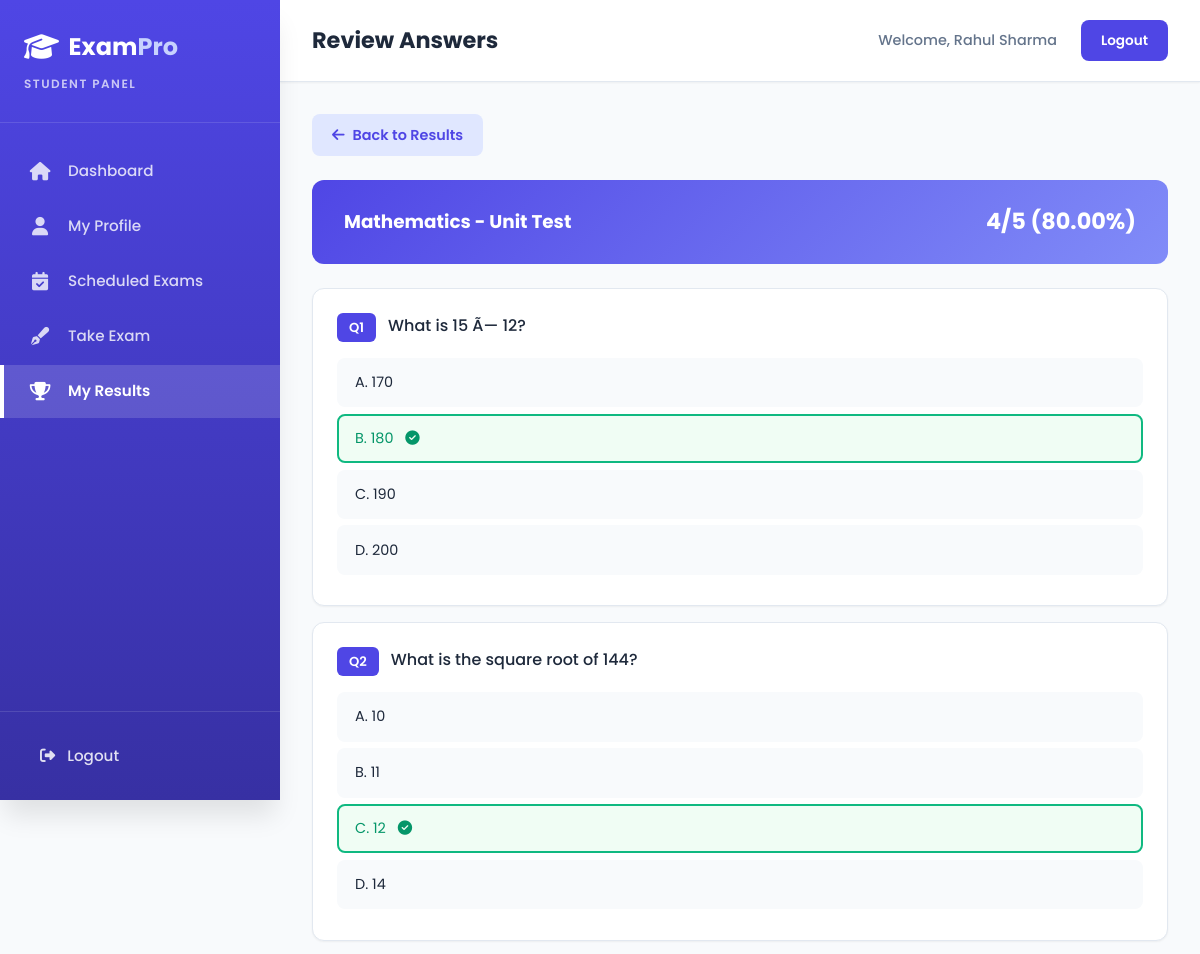
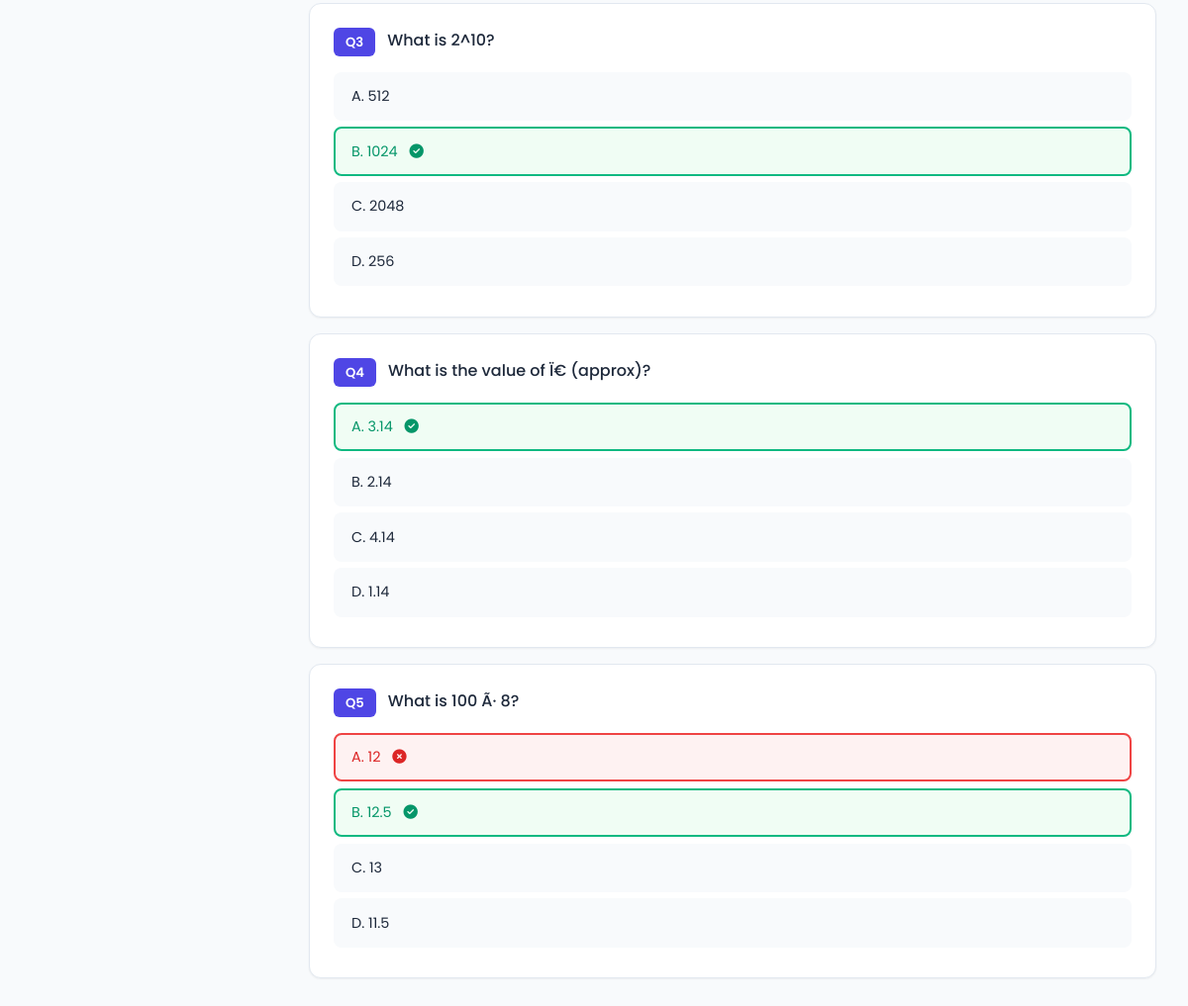
The page /pages/review-answers.php?se_id=1 (signed in) on the database its author committed (2 pictures, top to bottom).
### tables this page shows
CREATE TABLE IF NOT EXISTS student_exams (
    id INT AUTO_INCREMENT PRIMARY KEY,
    student_id INT NOT NULL,
    exam_id INT NOT NULL,
    score INT DEFAULT 0,
    total INT DEFAULT 0,
    percentage DECIMAL(5,2) DEFAULT 0.00,
    submitted_at TIMESTAMP DEFAULT CURRENT_TIMESTAMP,
    FOREIGN KEY (student_id) REFERENCES students(id) ON DELETE CASCADE,
    FOREIGN KEY (exam_id) REFERENCES exams(id) ON DELETE CASCADE
);

CREATE TABLE IF NOT EXISTS exams (
    id INT AUTO_INCREMENT PRIMARY KEY,
    teacher_id INT NULL,
    class_id INT NULL,
    title VARCHAR(200) NOT NULL,
    subject VARCHAR(100) NOT NULL,
    semester VARCHAR(50) DEFAULT 'Semester 2',
    total_questions INT NOT NULL,
    duration_minutes INT NOT NULL,
    status ENUM('scheduled', 'active', 'completed') DEFAULT 'scheduled',
    is_active TINYINT(1) NOT NULL DEFAULT 1,
    exam_date DATE NOT NULL,
    created_at TIMESTAMP DEFAULT CURRENT_TIMESTAMP,
    FOREIGN KEY (teacher_id) REFERENCES teachers(id) ON DELETE SET NULL,
    FOREIGN KEY (class_id) REFERENCES classes(id) ON DELETE SET NULL
);

CREATE TABLE IF NOT EXISTS student_answers (
    id INT AUTO_INCREMENT PRIMARY KEY,
    student_exam_id INT NOT NULL,
    question_id INT NOT NULL,
    selected_option CHAR(1),
    FOREIGN KEY (student_exam_id) REFERENCES student_exams(id) ON DELETE CASCADE,
    FOREIGN KEY (question_id) REFERENCES questions(id) ON DELETE CASCADE
);

CREATE TABLE IF NOT EXISTS questions (
    id INT AUTO_INCREMENT PRIMARY KEY,
    exam_id INT NOT NULL,
    question_text TEXT NOT NULL,
    option_a VARCHAR(255) NOT NULL,
    option_b VARCHAR(255) NOT NULL,
    option_c VARCHAR(255) NOT NULL,
    option_d VARCHAR(255) NOT NULL,
    correct_option CHAR(1) NOT NULL,
    FOREIGN KEY (exam_id) REFERENCES exams(id) ON DELETE CASCADE
);

### pages/review-answers.php (the view, shortened to what this page needs)
<?php
require_once '../config/db.php';
$student_id = $_SESSION['student_id'];
$se_id = intval($_GET['se_id'] ?? 0);
$se_q = $conn->prepare("SELECT se.*, e.title, e.subject FROM student_exams se JOIN exams e ON se.exam_id = e.id WHERE se.id = ? AND se.student_id = ?");
$se_q->bind_param("ii", $se_id, $student_id);
$se_q->execute();
$exam_result = $se_q->get_result()->fetch_assoc();
$qa_q = $conn->prepare("
    SELECT q.*, sa.selected_option
    FROM questions q
    LEFT JOIN student_answers sa ON sa.question_id = q.id AND sa.student_exam_id = ?
    WHERE q.exam_id = ?
    ORDER BY q.id ASC
");
$qa_q->bind_param("ii", $se_id, $exam_result['exam_id']);
$qa_q->execute();
$questions = $qa_q->get_result();
?>
<!DOCTYPE html>
<html lang="en">
<head>
    <link rel="stylesheet" href="https://cdnjs.cloudflare.com/ajax/libs/font-awesome/6.4.0/css/all.min.css">
    <link rel="stylesheet" href="student-panel.css">
</head>
<body>
    <aside class="sidebar">
        <div class="sidebar-header">
            <a href="../index.html" class="logo"><i class="fas fa-graduation-cap"></i><span>Exam<span class="logo-accent">Pro</span></span></a>
            <span class="panel-label">Student Panel</span>
        </div>
        <nav class="sidebar-nav">
            <a href="student-panel.php" class="nav-item"><i class="fas fa-home"></i><span>Dashboard</span></a>
            <a href="student-profile.php" class="nav-item"><i class="fas fa-user"></i><span>My Profile</span></a>
            <a href="scheduled-exams.php" class="nav-item"><i class="fas fa-calendar-check"></i><span>Scheduled Exams</span></a>
            <a href="take-exam.php" class="nav-item"><i class="fas fa-pen-fancy"></i><span>Take Exam</span></a>
            <a href="my-results.php" class="nav-item active"><i class="fas fa-trophy"></i><span>My Results</span></a>
        </nav>
        <div class="sidebar-footer"><a href="logout.php" class="back-link"><i class="fas fa-sign-out-alt"></i><span>Logout</span></a></div>
    </aside>
    <main class="main-content">
        <header class="topbar">
            <h1>Review Answers</h1>
            <div class="topbar-actions">
                <span class="user-greeting">Welcome, <?= htmlspecialchars($_SESSION['student_name']) ?></span>
                <a href="logout.php" class="btn btn-login">Logout</a>
            </div>
        </header>
        <div class="dashboard-content">
            <a href="my-results.php" class="back-btn"><i class="fas fa-arrow-left"></i> Back to Results</a>
            <div class="review-header">
                <h3><?= htmlspecialchars($exam_result['title']) ?></h3>
                <div class="review-score"><?= $exam_result['score'] ?>/<?= $exam_result['total'] ?> (<?= $exam_result['percentage'] ?>%)</div>
            </div>
            <?php $i = 0; while ($q = $questions->fetch_assoc()): $i++; ?>
                <?php
                    $selected = strtoupper($q['selected_option'] ?? '');
                    $correct = strtoupper($q['correct_option']);
                    $options = ['A' => $q['option_a'], 'B' => $q['option_b'], 'C' => $q['option_c'], 'D' => $q['option_d']];
                ?>
                <div class="question-review">
                    <div class="q-header">
                        <span class="q-num">Q<?= $i ?></span>
                        <span class="q-text"><?= htmlspecialchars($q['question_text']) ?></span>
                    </div>
                    <?php foreach ($options as $key => $text): ?>
                        <?php
                            $class = 'neutral';
                            $icon = '';
                            if ($key === $correct) {
                                $class = 'correct';
                                $icon = '<i class="fas fa-check-circle"></i>';
                            } elseif ($key === $selected && $selected !== $correct) {
                                $class = 'wrong';
                                $icon = '<i class="fas fa-times-circle"></i>';
                            }
                        ?>
                        <div class="option-review <?= $class ?>">
                            <?= $key ?>. <?= htmlspecialchars($text) ?> <?= $icon ?>
                        </div>
                    <?php endforeach; ?>
                </div>
            <?php endwhile; ?>
        </div>
    </main>
</body>
</html>

### rows shown on the page
student_exams: exam.title "Mathematics - Unit Test", score "4", total "5", percentage "80.00"
student_answers: question.question_text "What is 15 Ã— 12?", key "A", question.option_a "170", key "B", question.option_b "180", key "C", question.option_c "190", key "D", question.option_d "200"
student_answers: question.question_text "What is the square root of 144?", key "A", question.option_a "10", key "B", question.option_b "11", key "C", question.option_c "12", key "D", question.option_d "14"
student_answers: question.question_text "What is 2^10?", key "A", question.option_a "512", key "B", question.option_b "1024", key "C", question.option_c "2048", key "D", question.option_d "256"
student_answers: question.question_text "What is the value of Ï€ (approx)?", key "A", question.option_a "3.14", key "B", question.option_b "2.14", key "C", question.option_c "4.14", key "D", question.option_d "1.14"
student_answers: question.question_text "What is 100 Ã· 8?", key "A", question.option_a "12", selected_option "A" (drawn), key "B", question.option_b "12.5", key "C", question.option_c "13", key "D", question.option_d "11.5"

### other values the page prints
$_SESSION['student_name'] "Rahul Sharma"
